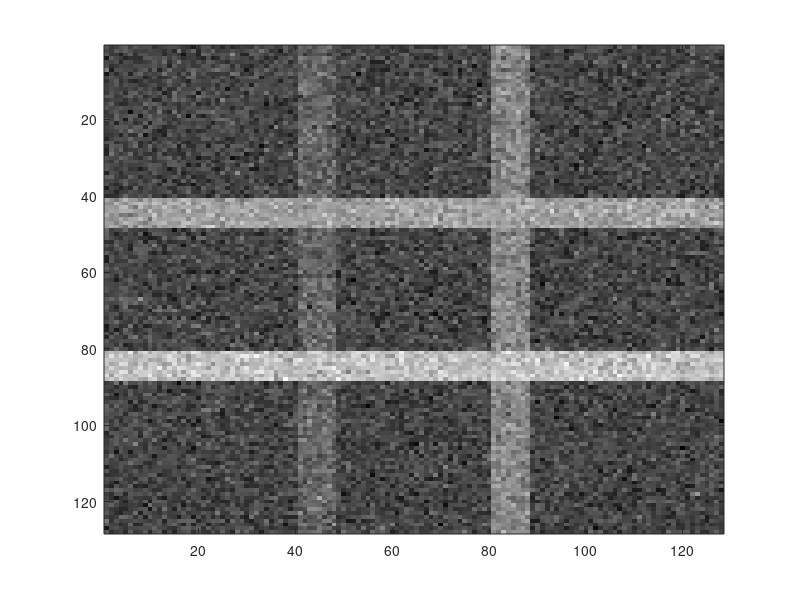
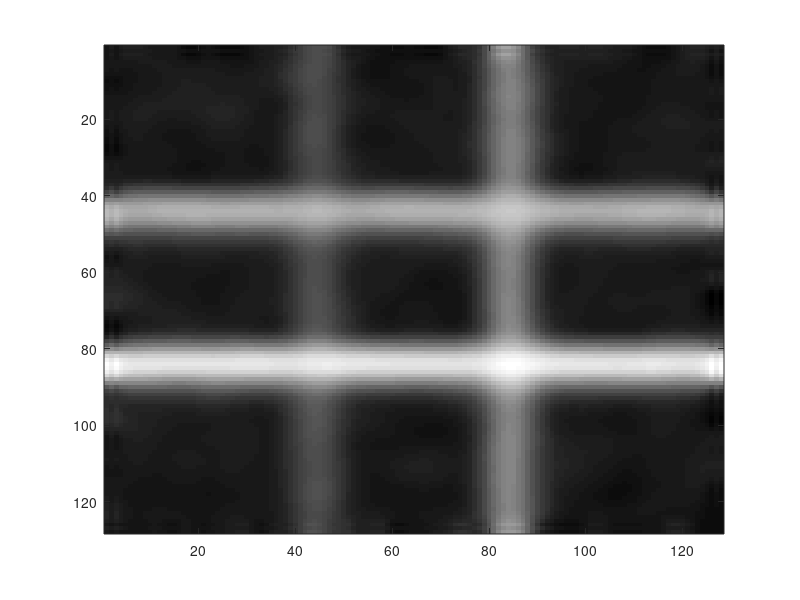

MATLAB code to generate these figures, in order: (Note: this script raises an error after producing the figures.)
%%%This program is written by Zhenzhou Wang, for more information please
%%%contact: zzwangsia@yahoo.com or wangzhenzhou@sia.cn
%%%This program is free for academic use only.
%%%Please reference and acknowledge the following paper:
%%%%%%[1]Z.Z. Wang, "A new approach for Segmentation and Quantification of Cells or Nanoparticles," IEEE T IND INFORM, 2016


%%%% This code is used to compare zhenzhou threshold selection method
%%%% with others. This code should be run many times since the synthesized
%%%% images vary a little bit every time
close all;
clear all;
clc;

%%%%Synthesizing the image
S=30;
C1=40+S*randn(128,128);
Center1=90+S*randn(128,8);
Center0=140+S*randn(128,8);
Center2=180+S*randn(8,128);
Center3=230+S*randn(8,128);
C1(:,41:48)=Center1;
C1(:,81:88)=Center0;
C1(41:48,:)=Center2;
C1(81:88,:)=Center3;
C=double(C1);
figure,imagesc(C);colormap gray;



IS=size(C1);
Seg1=double(C1);
S=size(Seg1);
    for l=1:10
        for i=2:IS(1)-1
            for j=2:IS(2)-1
                meanc=(Seg1(i+1,j+1)+Seg1(i+1,j-1)+Seg1(i-1,j+1)+Seg1(i-1,j-1)+Seg1(i+1,j)+Seg1(i,j+1)+Seg1(i-1,j)+Seg1(i,j-1)+Seg1(i,j))/9;
                Seg1(i,j)=round(meanc);
            end;
        end;
    end;
    Seg1(1:2,:)=Seg1(3:4,:);
    Seg1((IS(1)-1):IS(1),:)=Seg1((IS(1)-3):(IS(1)-2),:);
    Seg1(:,1:2)=Seg1(:,3:4);
    Seg1(:,(IS(2)-1):IS(2))=Seg1(:,(IS(2)-3):(IS(2)-2));

Seg=Seg1;
figure,imagesc(Seg);colormap gray;
%%%%%%%%%%%End of Synthesizing the image



%%%Zhenzhou threshold selection method
T=zhenzhou_threshold_selection_updated(double(Seg),2,15,1);
bSeg=Seg>T;
figure,imagesc(bSeg);colormap gray;





      
 
%%%%EM Results
[Segs,mu,v,p]=EMSeg(Seg,2);
figure,imagesc(Segs);colormap gray;



%%%%%%%%%%%%%%kmeans results 

[mu,Segs]=kmeans(uint8(Seg),2);
figure,imagesc(Segs);colormap gray;






%  C. Li, C. Xu, C. Gui, M. D. Fox, "Distance Regularized Level Set Evolution and Its Application to Image Segmentation", 
%     IEEE Trans. Image Processing, vol. 19 (12), pp. 3243-3254, 2010.
% clear all;
% close all;

    tic;
    Img=double(Seg);
    %% parameter setting
    timestep=5;  % time step
    mu=0.2/timestep;  % coefficient of the distance regularization term R(phi)
%     iter_inner=5;
%     iter_outer=40;
    iter_inner=20;
    iter_outer=80;
    lambda=5; % coefficient of the weighted length term L(phi)
    alfa=1.5;  % coefficient of the weighted area term A(phi)
    epsilon=1.5; % papramater that specifies the width of the DiracDelta function
    
    sigma=1.5;     % scale parameter in Gaussian kernel
    G=fspecial('gaussian',15,sigma);
    Img_smooth=conv2(Img,G,'same');  % smooth image by Gaussiin convolution
    [Ix,Iy]=gradient(Img_smooth);
    f=Ix.^2+Iy.^2;
    g=1./(1+f);  % edge indicator function.
    
    % initialize LSF as binary step function
    c0=2;
    initialLSF=c0*ones(size(Img));
    % generate the initial region R0 as a rectangle
    NS=size(Img);
    % initialLSF(10:55, 10:75)=-c0;
    initialLSF(10:NS(1)-10,10:NS(2)-10)=-c0;
%     initialLSF(round(NS(1)/2-10):round(NS(1)/2+10),round(NS(2)/2-10):round(NS(2)/2+10))=-c0;
    phi=initialLSF;
    
    figure(1);
    mesh(-phi);   % for a better view, the LSF is displayed upside down
    hold on;  contour(phi, [0,0], 'r','LineWidth',2);
    title('Initial level set function');
    view([-80 35]);
    
    figure(2);
    imagesc(Img,[0, 255]); axis off; axis equal; colormap(gray); hold on;  contour(phi, [0,0], 'r');
    title('Initial zero level contour');
    pause(0.5);
    
    potential=2;
    if potential ==1
        potentialFunction = 'single-well';  % use single well potential p1(s)=0.5*(s-1)^2, which is good for region-based model
    elseif potential == 2
        potentialFunction = 'double-well';  % use double-well potential in Eq. (16), which is good for both edge and region based models
    else
        potentialFunction = 'double-well';  % default choice of potential function
    end
    
    
    % start level set evolution
    for n=1:iter_outer
        phi = drlse_edge(phi, g, lambda, mu, alfa, epsilon, timestep, iter_inner, potentialFunction);
        if mod(n,2)==0
            figure(2);
            imagesc(Img,[0, 255]); axis off; axis equal; colormap(gray); hold on;  contour(phi, [0,0], 'r','LineWidth',3);
        end
    end
    
    % refine the zero level contour by further level set evolution with alfa=0
    alfa=0;
    iter_refine = 10;
    phi = drlse_edge(phi, g, lambda, mu, alfa, epsilon, timestep, iter_inner, potentialFunction);
    
    finalLSF=phi;
    figure(2);
    imagesc(Img,[0, 255]); axis off; axis equal; colormap(gray); hold on;  contour(phi, [0,0], 'r');
    hold on;  contour(phi, [0,0], 'r','LineWidth',3);
    str=['Final zero level contour, ', num2str(iter_outer*iter_inner+iter_refine), ' iterations'];
    title(str);
    
    pause(1);
    figure;
    mesh(-finalLSF); % for a better view, the LSF is displayed upside down
    hold on;  contour(phi, [0,0], 'r-','LineWidth',3);
%     legend('Dis-LS');
%     str=['Final level set function, ', num2str(iter_outer*iter_inner+iter_refine), ' iterations'];
%     title(str);
    axis on;
    
    toc;









% Description: This code implements the paper: "Active Contours Without
% Edges" By Chan Vese.

I=uint8(Seg);
tic;
%     figure,imagesc(I);colormap gray;
m = zeros(size(I,1),size(I,2));          %-- create initial mask
NS=size(I);
 m(30:NS(1)-10,2:NS(2)-10) = 1;
seg = region_seg(I, m, 1200); %-- Run segmentation
figure,imagesc(seg);colormap gray;
toc;





% Shawn Lankton's IEEE TIP 2008 paper 'Localizing Region-Based Active
% Contours'.

% clc;clear all;close all;
imgID = 1; % 1,2,3  % choose one of the five test images
    
%     path='Images\test\100007.jpg';
%     path='Images\test\8068.jpg';%%C(:,:,1)
%     
%     path='Images\test\388067.jpg';%%C(:,:,1)
%     path='Images\val\3096.jpg';%%C(:,:,1)
%     path='Images\val\86016.jpg';%%C(:,:,3)
%     Seg=im2double(imread(path));
%     C=Seg(:,:,3)*255;
Img=(Seg);
NS=size(Img);
 
imgID = 3;
tic;
epsilon = 1;
switch imgID

    case 1
        num_it =1000;
        rad = 8;
        alpha = 0.3;% coefficient of the length term
        mask_init  = zeros(size(Img(:,:,1)));
        mask_init(10:NS(1)-10,10:NS(2)-10) = 1;
        seg = local_AC_MS(Img,mask_init,rad,alpha,num_it,epsilon);
    case 2
        num_it =1800;
        rad = 9;
        alpha = 0.003;% coefficient of the length term
        mask_init = zeros(size(Img(:,:,1)));
        mask_init(20:NS(1)-20,20:NS(2)-20) = 1;
        seg = local_AC_UM(Img,mask_init,rad,alpha,num_it,epsilon);
    case 3
        num_it = 2000;
        rad = 5;
        alpha = 0.001;% coefficient of the length term
        mask_init  = zeros(size(Img(:,:,1)));
        mask_init(10:NS(1)-10,10:NS(2)-10) = 1;
        seg = local_AC_UM(Img,mask_init,rad,alpha,num_it,epsilon);
end
toc;





%%%%%%%%%%%Otsu
X=(Seg);

tic;
for n = 2:2
    IDX = otsu(X,n);   
end
toc;
figure,imagesc(IDX);colormap gray;


 


%%%%%%%%%%%%ISO data
% Reference :T.W. Ridler, S. Calvard, Picture thresholding using an iterative selection method, 
%    IEEE Trans. System, Man and Cybernetics, SMC-8 (1978) 630-632.
    
 C=Seg;   
level = isodata(uint8(C));
 BW = im2bw(uint8(C),level);
 figure,imagesc(BW);colormap gray;
      
 

 
 %%%%maximum entropy    

 C=Seg;   
    
[threshold_max I1]=maxentropie(uint8(C));
figure,imagesc(I1);colormap gray;

 


 %%%cross entropy

C=Seg;

[threshold_cross I1]=minCE(uint8(C));
figure,imagesc(I1);colormap gray;


 

 %%%fuzzy entropy
C=Seg;   
    
NS=size(C);
T_fuzzy= entropy_fuzzy_threshold(C)
BC=zeros(NS(1),NS(2));
for i=1:NS(1)
    for j=1:NS(2)
        if C(i,j)>T_fuzzy
            BC(i,j)=1;
        end;
    end;
end;
figure,imagesc(BC);colormap gray;





%%%%%%%%%%%2015 thresholding
C=Seg;   
MG=fth(C,2,1,1.5);  
figure,imagesc(MG);colormap gray;
% MG1=MG<2;
% figure,imagesc(MG1);colormap gray;
% I1=MG-1;




%%%fuzzy Cmeans
C=Seg;    
fim=mat2gray(C);
level=graythresh(fim);
bwfim=im2bw(fim,level);


[bwfim0,level0]=fcmthresh(fim,0);
[bwfim1,level1]=fcmthresh(fim,1);
figure,imagesc(fim);colormap gray;
figure,imagesc(bwfim);colormap gray;


